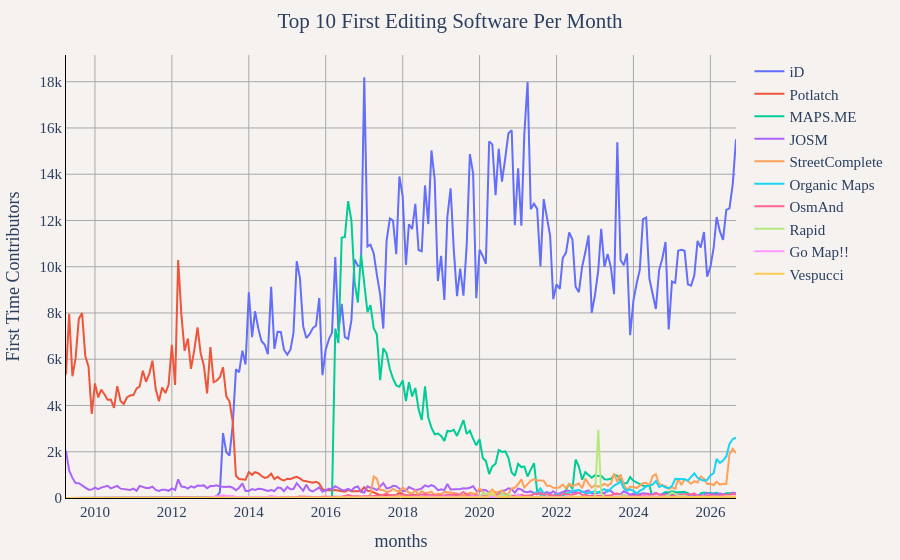

The cell this chart's notebook holds for it:
### Code cell
df = duckdb.sql("""
WITH top_software AS (
	SELECT created_by
	FROM (
		SELECT
			created_by,
			COUNT(DISTINCT user_name) as total_contributors
		FROM '../changeset_data/year=*/month=*/*.parquet'
		WHERE created_by IS NOT NULL
		GROUP BY created_by
		ORDER BY total_contributors DESC
		LIMIT 10
	)
),
user_first_edit AS (
	SELECT 
		user_name,
		ARG_MIN(created_by, changeset_id) as first_created_by,
		ARG_MIN(year * 100 + month, changeset_id) as year_month
	FROM '../changeset_data/year=*/month=*/*.parquet'
	WHERE created_by IS NOT NULL
	GROUP BY user_name
),
first_software_only AS (
	SELECT 
		user_name,
		first_created_by as created_by,
		CONCAT(CAST(year_month // 100 as VARCHAR), '-', LPAD(CAST(year_month % 100 as VARCHAR), 2, '0')) as months
	FROM user_first_edit
	WHERE first_created_by IN (SELECT created_by FROM top_software)
),
monthly_first_software_counts AS (
	SELECT 
		months,
		created_by,
		COUNT(DISTINCT user_name) as first_time_users
	FROM first_software_only
	GROUP BY months, created_by
)
SELECT 
	months,
	created_by,
	first_time_users as 'First Time Contributors'
FROM monthly_first_software_counts
ORDER BY months""").df()
util.show_figure(
    [
        util.FigureConfig(
            title="Top 10 First Editing Software Per Month",
            x_col="months",
            y_col="First Time Contributors",
            group_col="created_by",
            query_or_df=df,
        ),
    ],
)

### Figure 1 — Plotly figure (JSON) as saved in the notebook; plotly's stock layout.template omitted (floating-point values rounded to 4 significant figures; data arrays with more than 128 entries replaced by an {"elided": "..."} marker saying what was removed)
{"data": [{"hovertemplate": "iD<br>%{x}<br>%{y:,} First Time Contributors<extra></extra>", "name": "iD", "type": "scatter", "visible": true, "x": {"elided": "210 str values"}, "y": {"elided": "210 int values"}}, {"hovertemplate": "Potlatch<br>%{x}<br>%{y:,} First Time Contributors<extra></extra>", "name": "Potlatch", "type": "scatter", "visible": true, "x": {"elided": "210 str values"}, "y": {"elided": "210 int values"}}, {"hovertemplate": "MAPS.ME<br>%{x}<br>%{y:,} First Time Contributors<extra></extra>", "name": "MAPS.ME", "type": "scatter", "visible": true, "x": {"elided": "210 str values"}, "y": {"elided": "210 int values"}}, {"hovertemplate": "JOSM<br>%{x}<br>%{y:,} First Time Contributors<extra></extra>", "name": "JOSM", "type": "scatter", "visible": true, "x": {"elided": "210 str values"}, "y": {"elided": "210 int values"}}, {"hovertemplate": "StreetComplete<br>%{x}<br>%{y:,} First Time Contributors<extra></extra>", "name": "StreetComplete", "type": "scatter", "visible": true, "x": {"elided": "210 str values"}, "y": {"elided": "210 int values"}}, {"hovertemplate": "Organic Maps<br>%{x}<br>%{y:,} First Time Contributors<extra></extra>", "name": "Organic Maps", "type": "scatter", "visible": true, "x": {"elided": "210 str values"}, "y": {"elided": "210 int values"}}, {"hovertemplate": "OsmAnd<br>%{x}<br>%{y:,} First Time Contributors<extra></extra>", "name": "OsmAnd", "type": "scatter", "visible": true, "x": {"elided": "210 str values"}, "y": {"elided": "210 int values"}}, {"hovertemplate": "Rapid<br>%{x}<br>%{y:,} First Time Contributors<extra></extra>", "name": "Rapid", "type": "scatter", "visible": true, "x": {"elided": "210 str values"}, "y": {"elided": "210 int values"}}, {"hovertemplate": "Go Map!!<br>%{x}<br>%{y:,} First Time Contributors<extra></extra>", "name": "Go Map!!", "type": "scatter", "visible": true, "x": {"elided": "210 str values"}, "y": {"elided": "210 int values"}}, {"hovertemplate": "Vespucci<br>%{x}<br>%{y:,} First Time Contributors<extra></extra>", "name": "Vespucci", "type": "scatter", "visible": true, "x": {"elided": "210 str values"}, "y": {"elided": "210 int values"}}], "layout": {"barmode": "stack", "font": {"family": "Times", "size": 15}, "margin": {"b": 55, "l": 55, "r": 55, "t": 55}, "paper_bgcolor": "#f5f2f0", "plot_bgcolor": "#f5f2f0", "title": {"text": "Top 10 First Editing Software Per Month", "x": 0.5}, "xaxis": {"gridcolor": "darkgray", "linecolor": "black", "showgrid": true, "tickcolor": "black", "title": {"text": "months"}, "zerolinecolor": "darkgray"}, "yaxis": {"gridcolor": "darkgray", "linecolor": "black", "rangemode": "tozero", "showgrid": true, "tickcolor": "black", "title": {"text": "First Time Contributors"}, "zerolinecolor": "darkgray"}}}
